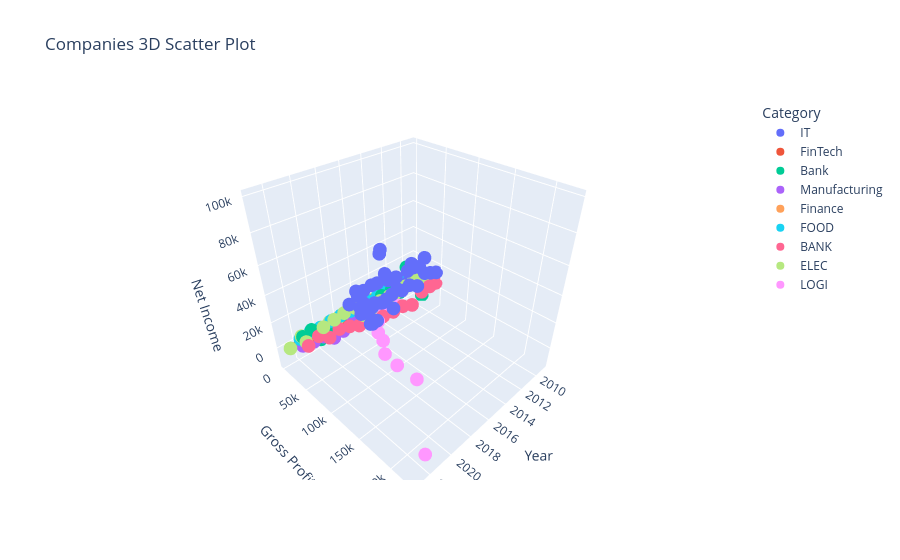

Notebook cell for this chart:
### Code cell
fig = px.scatter_3d(data2, x='Year', y='Gross Profit', z='Net Income',
                     color='Category', title='Companies 3D Scatter Plot')
fig.show()

### Figure 1 — Plotly figure (JSON) as saved in the notebook; plotly's stock layout.template omitted (floating-point values rounded to 4 significant figures)
{"data": [{"hovertemplate": "Category=IT<br>Year=%{x}<br>Gross Profit=%{y}<br>Net Income=%{z}<extra></extra>", "legendgroup": "IT", "marker": {"color": "#636efa", "symbol": "circle"}, "mode": "markers", "name": "IT", "scene": "scene", "showlegend": true, "type": "scatter3d", "x": [2022, 2021, 2020, 2019, 2018, 2017, 2016, 2015, 2014, 2013, 2012, 2011, 2010, 2009, 2023, 2022, 2021, 2020, 2019, 2018, 2017, 2016, 2015, 2014, 2013, 2012, 2011, 2010, 2009, 2022, 2021, 2020, 2019, 2018, 2017, 2016, 2015, 2014, 2013, 2012, 2011, 2010, 2009], "y": [170800.0, 152800.0, 105000.0, 98390.0, 101800.0, 88190.0, 84260.0, 93630.0, 70540.0, 64300.0, 68660.0, 43820.0, 25680.0, 17220.0, 146100.0, 135600.0, 115900.0, 96940.0, 82930.0, 72010.0, 62310.0, 58370.0, 60540.0, 59760.0, 57460.0, 56190.0, 54370.0, 50090.0, 46280.0, 156600.0, 146700.0, 97800.0, 89960.0, 77270.0, 65270.0, 55130.0, 46820.0, 40310.0, 33530.0, 28860.0, 24720.0, 18900.0, 14810.0], "z": [99800.0, 94680.0, 57410.0, 55260.0, 59530.0, 48350.0, 45690.0, 53390.0, 39510.0, 37040.0, 41730.0, 25920.0, 14010.0, 8235.0, 72360.0, 72740.0, 61270.0, 44280.0, 39240.0, 16570.0, 25490.0, 20540.0, 12190.0, 22070.0, 21860.0, 16980.0, 23150.0, 18760.0, 14570.0, 59970.0, 76030.0, 40270.0, 34340.0, 30740.0, 12660.0, 19480.0, 15830.0, 14140.0, 12730.0, 10740.0, 9737.0, 8505.0, 6520.0]}, {"hovertemplate": "Category=FinTech<br>Year=%{x}<br>Gross Profit=%{y}<br>Net Income=%{z}<extra></extra>", "legendgroup": "FinTech", "marker": {"color": "#EF553B", "symbol": "circle"}, "mode": "markers", "name": "FinTech", "scene": "scene", "showlegend": true, "type": "scatter3d", "x": [2022, 2021, 2020, 2019, 2018, 2017, 2016, 2015, 2014], "y": [11650.0, 11920.0, 10000.0, 7987.0, 7189.0, 6399.0, 5141.0, 4719.0, 4218.0], "z": [2419.0, 4169.0, 4202.0, 2459.0, 2057.0, 1795.0, 1401.0, 1228.0, 419.0]}, {"hovertemplate": "Category=Bank<br>Year=%{x}<br>Gross Profit=%{y}<br>Net Income=%{z}<extra></extra>", "legendgroup": "Bank", "marker": {"color": "#00cc96", "symbol": "circle"}, "mode": "markers", "name": "Bank", "scene": "scene", "showlegend": true, "type": "scatter3d", "x": [2022, 2021, 2020, 2019, 2018, 2017, 2016, 2015, 2014, 2013, 2012, 2011, 2010, 2009], "y": [20760.0, 15320.0, 6912.0, 11980.0, 6921.0, 6849.0, 5236.0, 10560.0, 19220.0, 21920.0, 21820.0, 18690.0, 16790.0, 18610.0], "z": [10250.0, 9359.0, -5973.0, 3326.0, -6.0, -6084.0, -849.0, 2196.0, 7529.0, 9085.0, 3438.0, 19810.0, 2046.0, -12240.0]}, {"hovertemplate": "Category=Manufacturing<br>Year=%{x}<br>Gross Profit=%{y}<br>Net Income=%{z}<extra></extra>", "legendgroup": "Manufacturing", "marker": {"color": "#ab63fa", "symbol": "circle"}, "mode": "markers", "name": "Manufacturing", "scene": "scene", "showlegend": true, "type": "scatter3d", "x": [2022, 2021, 2020, 2019, 2018, 2017, 2016, 2015, 2014, 2013, 2012, 2011, 2010, 2009], "y": [16820.0, 16260.0, 14570.0, 13300.0, 12260.0, 12080.0, 12290.0, 11070.0, 10520.0, 9614.0, 10020.0, 9623.0, 8652.0, 8397.0], "z": [1800.0, -102.0, -1318.0, -7656.0, -6851.0, 1646.0, 1393.0, 874.0, 1436.0, 814.0, 816.0, 844.0, 1099.0, 1220.0]}, {"hovertemplate": "Category=Finance<br>Year=%{x}<br>Gross Profit=%{y}<br>Net Income=%{z}<extra></extra>", "legendgroup": "Finance", "marker": {"color": "#FFA15A", "symbol": "circle"}, "mode": "markers", "name": "Finance", "scene": "scene", "showlegend": true, "type": "scatter3d", "x": [2018, 2017, 2016, 2015, 2014, 2013, 2012, 2011, 2010, 2009], "y": [3527.0, 4686.0, 5810.0, 7149.0, 8755.0, 10510.0, 10600.0, 11660.0, 11990.0, 12650.0], "z": [-383.0, -2221.0, -1129.0, -1682.0, -1365.0, -930.0, -3140.0, 133.0, 235.0, 53.0]}, {"hovertemplate": "Category=FOOD<br>Year=%{x}<br>Gross Profit=%{y}<br>Net Income=%{z}<extra></extra>", "legendgroup": "FOOD", "marker": {"color": "#19d3f3", "symbol": "circle"}, "mode": "markers", "name": "FOOD", "scene": "scene", "showlegend": true, "type": "scatter3d", "x": [2022, 2021, 2020, 2019, 2018, 2017, 2016, 2015, 2014, 2013, 2012, 2011, 2010, 2009], "y": [13210.0, 12580.0, 9752.0, 11180.0, 10830.0, 10620.0, 10200.0, 9789.0, 10460.0, 10900.0, 10820.0, 10690.0, 9637.0, 8792.0], "z": [6177.0, 7545.0, 4730.0, 6025.0, 5924.0, 5192.0, 4686.0, 4529.0, 4758.0, 5586.0, 5465.0, 5503.0, 4946.0, 4551.0]}, {"hovertemplate": "Category=BANK<br>Year=%{x}<br>Gross Profit=%{y}<br>Net Income=%{z}<extra></extra>", "legendgroup": "BANK", "marker": {"color": "#FF6692", "symbol": "circle"}, "mode": "markers", "name": "BANK", "scene": "scene", "showlegend": true, "type": "scatter3d", "x": [2022, 2021, 2020, 2019, 2018, 2017, 2016, 2015, 2014, 2013, 2012, 2011, 2010, 2009], "y": [30870.0, 30170.0, 27950.0, 27620.0, 28210.0, 27160.0, 29070.0, 38920.0, 41680.0, 43710.0, 46040.0, 48870.0, 49030.0, 45990.0], "z": [6213.0, 8766.0, 1959.0, 4181.0, 1861.0, -2477.0, 2373.0, -495.4, -197.8, 846.6, -1650.0, 6339.0, 7034.0, 5498.0]}, {"hovertemplate": "Category=ELEC<br>Year=%{x}<br>Gross Profit=%{y}<br>Net Income=%{z}<extra></extra>", "legendgroup": "ELEC", "marker": {"color": "#B6E880", "symbol": "circle"}, "mode": "markers", "name": "ELEC", "scene": "scene", "showlegend": true, "type": "scatter3d", "x": [2023, 2022, 2021, 2020, 2019, 2018, 2017, 2016, 2015, 2014, 2013, 2012, 2011, 2010, 2009, 2022, 2021, 2020, 2019, 2018, 2017, 2016, 2015, 2014, 2013, 2012, 2011, 2010, 2009], "y": [15360.0, 17480.0, 10400.0, 6768.0, 7171.0, 5822.0, 4063.0, 2811.0, 2599.0, 2268.0, 2226.0, 2057.0, 1409.0, 1177.0, 1174.0, 26870.0, 43820.0, 43610.0, 42140.0, 43740.0, 39100.0, 36230.0, 34680.0, 35610.0, 31520.0, 33150.0, 33760.0, 28490.0, 19560.0], "z": [4368.0, 9752.0, 4332.0, 2796.0, 4141.0, 3047.0, 1666.0, 614.0, 631.0, 440.0, 562.5, 581.1, 253.1, -67.99, -30.04, 8014.0, 19870.0, 20900.0, 21050.0, 21050.0, 9601.0, 10320.0, 11420.0, 11700.0, 9620.0, 11000.0, 12940.0, 11460.0, 4369.0]}, {"hovertemplate": "Category=LOGI<br>Year=%{x}<br>Gross Profit=%{y}<br>Net Income=%{z}<extra></extra>", "legendgroup": "LOGI", "marker": {"color": "#FF97FF", "symbol": "circle"}, "mode": "markers", "name": "LOGI", "scene": "scene", "showlegend": true, "type": "scatter3d", "x": [2022, 2021, 2020, 2019, 2018, 2017, 2016, 2015, 2014, 2013, 2012, 2011, 2010, 2009], "y": [225200.0, 197500.0, 152800.0, 115000.0, 93730.0, 65930.0, 47720.0, 35360.0, 26240.0, 20270.0, 15120.0, 10790.0, 7643.0, 5531.0], "z": [-2722.0, 33360.0, 21330.0, 11590.0, 10070.0, 3033.0, 2371.0, 596.0, -241.0, 274.0, -39.0, 631.0, 1152.0, 902.0]}], "layout": {"legend": {"title": {"text": "Category"}, "tracegroupgap": 0}, "scene": {"domain": {"x": [0, 1], "y": [0, 1]}, "xaxis": {"title": {"text": "Year"}}, "yaxis": {"title": {"text": "Gross Profit"}}, "zaxis": {"title": {"text": "Net Income"}}}, "title": {"text": "Companies 3D Scatter Plot"}}}
